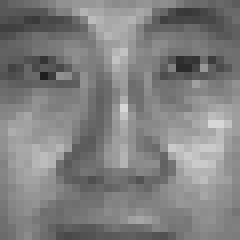
%> input picture proj03_face_images/user01_01.bmp, 30 x 30 px (shown 8 times larger); its folder holds 4 pictures in this run
$ octave Untitled.m   (GNU Octave 9; MATLAB toolbox functions it lacks are replaced by stand-ins)
%> lines starting %> are read from the running program, lines starting %| are printed output that depends on the picture


images_50 = cell(1,50); % Creates a 1-by-50 cell array of empty matrices
images_30 = cell(1,30); % Creates a 1-by-30 cell array of empty matrices
files = cell(1,100);
image_vec = zeros(900,1);
count_30=1;
sum_30 = zeros(30,30);

mean_ = zeros(30,30);
mean_face = zeros(900,1);

X_mat = zeros(900,30);

C = zeros(900,900);


dir_files = dir('proj03_face_images/*.bmp'); % dir: lists files and folders in the current folder.
num_files = length(dir_files); % Number of files found


for i = 1:num_files %1 to 50

    currentfilename =  [dir_files(i).name]; %Index into the dir_files to access a particular item
    currentimage = double(imread(currentfilename)); % read current image file and save it as an image
%> currentimage: size 30x30 double; min 30, max 216, mean 128; mean of the top-left, top-right, bottom-left and bottom-right quarters 117.7, 121.2, 129.1, 143.9


    image_vec = reshape(currentimage,900,1);
%> image_vec = 900 values, max 216 at index 464, min 30 at index 160, mean 128
    images_50{i} = image_vec; % append current image to list of 50 image matrices (array of vectors)

    % getting 30 images
    if (mod(i,5)>0) && (mod(i,5)<4)

        sum_30 = sum_30 + currentimage; % does NOT work. gives matrix of
        %all elements 255

%         image_vec = reshape(currentimage,900,1);
        images_30{count_30} = image_vec; % append current image to list of 30 image vectors 900 x 1


        count_30 = count_30 + 1;

    end

end
%> pass 2 of the loop `for i = 1:num_files`:
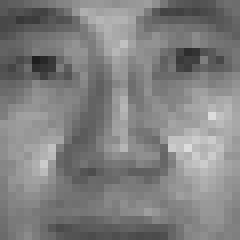
%> input picture proj03_face_images/user01_02.bmp, 30 x 30 px (shown 8 times larger)
%> image_vec = 900 values, max 220 at index 709, min 30 at index 128, mean 128
%> `sum_30 = sum_30 + currentimage;`:
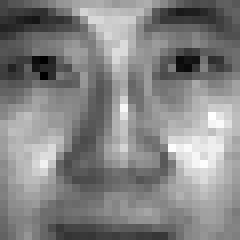
%> sum_30: size 30x30 double (shown 8 times larger); min 92, max 407, mean 255.9; drawn with min black and max white
%> pass 3 of the loop `for i = 1:num_files`:
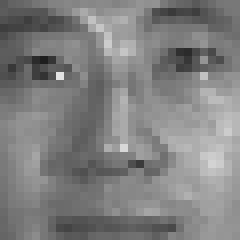
%> input picture proj03_face_images/user01_03.bmp, 30 x 30 px (shown 8 times larger)
%> image_vec = 900 values, max 226 at index 220, min 30 at index 158, mean 128
%> `sum_30 = sum_30 + currentimage;`:
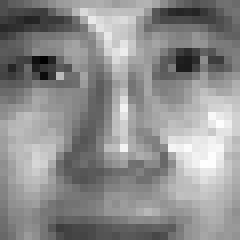
%> sum_30: size 30x30 double (shown 8 times larger); min 122, max 592, mean 383.9; drawn with min black and max white
%> the loop made 4 passes; the first 3 are shown

%%%%%%%%%%%%%%%%%%%%%%%%%%%%%%%%%%%%%%%%%%%%%%%%%%%%%%%%%%%%%%
% mean face calculation
mean_ = sum_30 / 30;
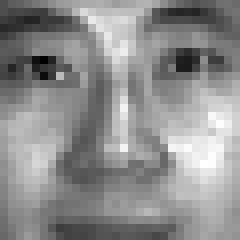
%> mean_: size 30x30 double (shown 8 times larger); min 4.07, max 19.73, mean 12.8; drawn with min black and max white
disp("Mean face:");
imshow(mean_,[]);
snapnow
%> (this line was passed over: snapnow is not available in this run)
mean_face = reshape(mean_,900,1);
%%%%%%%%%%%%%%%%%%%%%%%%%%%%%%%%%%%%%%%%%%%%%%%%%%%%%%%%%%%%%

% Calculate igen_faces/basis faces
mat_images_30 = cell2mat(images_30); % converts array of matices to a single matrix 900 x 30


for col = 1:30
%> (the run ends here)
